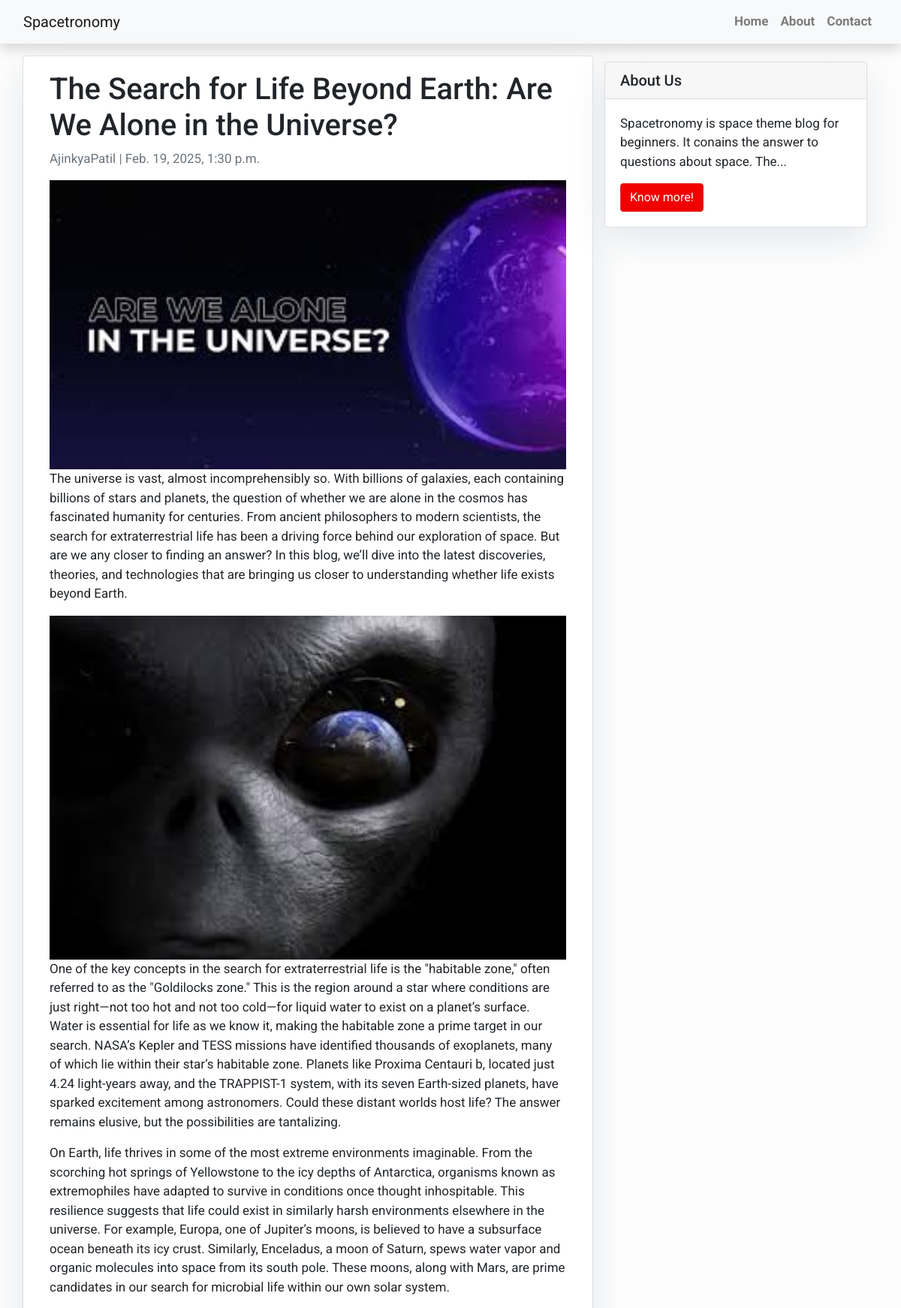
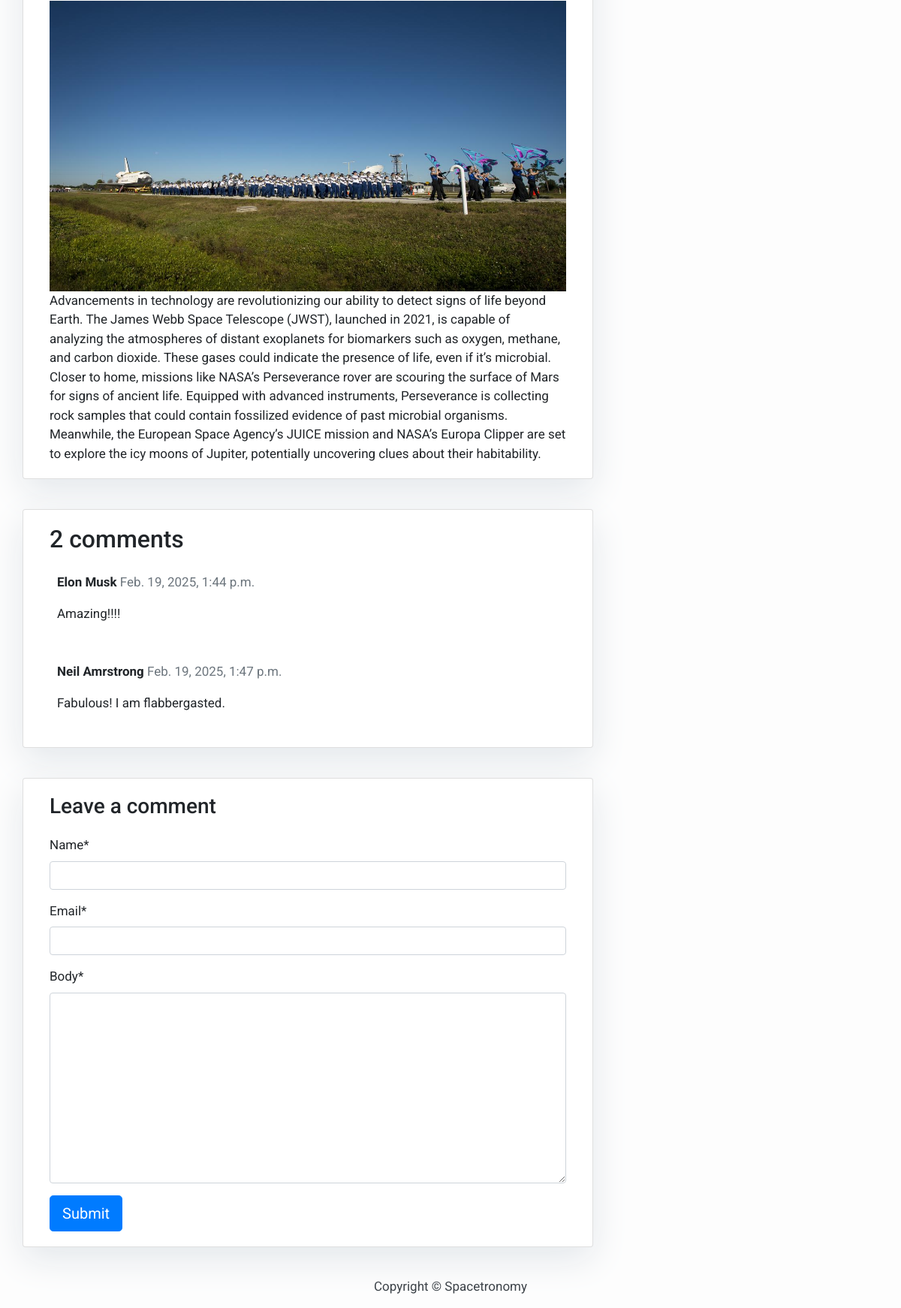
The app's page /the-search-for-life-beyond-earth-are-we-alone-in-the-universe/ with its own data (2 pictures, top to bottom).
### Spacetronomy/models.py (models this page shows, shortened)
class Post(models.Model):
    title = models.CharField(max_length=200, unique=True)
    header_image = models.ImageField(null=True, blank=True, upload_to="images/")
    slug = models.SlugField(max_length=200, unique=True)
    author = models.ForeignKey(User, on_delete= models.CASCADE,related_name='blog_posts')
    updated_on = models.DateTimeField(auto_now= True)
    content_1 = models.TextField()
    image_1 = models.ImageField(null=True, blank=True, upload_to="images/")
    content_2 = models.TextField(null = True, blank= True)
    image_2 = models.ImageField(null=True, blank=True, upload_to="images/")
    content_3= models.TextField(null=True, blank=True)
    image_3 = models.ImageField(null=True, blank=True, upload_to="images/")
    content_4=models.TextField(null=True, blank=True)
    created_on = models.DateTimeField(auto_now_add=True)
    status = models.IntegerField(choices=STATUS, default=0)
    class Meta:
        ordering = ['-created_on']

class Comment(models.Model):
    post = models.ForeignKey(Post, on_delete=models.CASCADE, related_name='comments')
    name = models.CharField(max_length=80)
    email = models.EmailField()
    body = models.TextField()
    created_on = models.DateTimeField(auto_now_add=True)
    active = models.BooleanField(default=False)
    class Meta:
        ordering = ['created_on']

### Spacetronomy/views.py (the view)
# urls.py: path('<slug:slug>/', views.post_detail, name='post_detail'),
def post_detail(request, slug):
    template_name = 'post_detail.html'
    post = get_object_or_404(Post, slug=slug)
    comments = post.comments.all()
    new_comment = None
    if request.method == 'POST':
        comment_form = CommentForm(data=request.POST)
        if comment_form.is_valid():
            new_comment = comment_form.save(commit=False)
            new_comment.post = post
            new_comment.save()
    else:
        comment_form = CommentForm()
    return render(request, template_name, {'post': post,
                                           'comments': comments,
                                           'new_comment': new_comment,
                                           'comment_form': comment_form})

### Spacetronomy/forms.py
class CommentForm(forms.ModelForm):
    class Meta:
        model = Comment
        fields = ('name', 'email', 'body')

### templates/post_detail.html (shortened to what this page needs)
{% extends 'base.html' %} {% block content %}
{% load crispy_forms_tags %}
<div class="container">
  <div class="row">
    <div class="col-md-8 card mb-4  mt-3 left  top">
      <div class="card-body">
        <h1>{% block title %} {{ post.title }} {% endblock title %}</h1>
        <p class=" text-muted">{{ post.author }} | {{ post.created_on }}</p>
{% if post.header_image %}
    <img src="{{post.header_image.url}}" class="responsive">
{% endif %}
        <p class="card-text ">{{ post.content_1 | safe }}</p>
{% if post.image_1 %}
    <img src="{{post.image_1.url}}" class="responsive">
{% endif %}
{%if post.content_2 %}
    <p class="card-text ">{{ post.content_2 | safe }}</p>
{% endif %}
{%if post.content_3 %}
    <p class="card-text ">{{ post.content_3 | safe }}</p>
{% endif %}
{% if post.image_3 %}
    <img src="{{post.image_3.url}}" class="responsive">
{% endif %}
{%if post.content_3 %}
    <p class="card-text ">{{ post.content_4 | safe }}</p>
{% endif %}
      </div>
    </div>
    {% block sidebar %} {% include 'sidebar.html' %} {% endblock sidebar %}
    <div class="col-md-8 card mb-4  mt-3 ">
      <div class="card-body">
        {% with comments.count as total_comments %}
        <h2>{{ total_comments }} comments</h2>
          {% endwith %} {% for comment in comments %}
        <div class="comments" style="padding: 10px;">
          <p class="font-weight-bold">
            {{ comment.name }}
            <span class=" text-muted font-weight-normal">
              {{ comment.created_on }}
            </span>
          </p>
          {{ comment.body | linebreaks }}
        </div>
        {% endfor %}
      </div>
    </div>
    <div class="col-md-8 card mb-4  mt-3 ">
      <div class="card-body">
        {% if new_comment %}
        <div class="alert alert-success" role="alert">
          Comment added!
        </div>
        {% else %}
        <h3>Leave a comment</h3>
        <form method="post" style="margin-top: 1.3em;">
          {{ comment_form | crispy }}
          <button type="submit" class="btn btn-primary  btn-lg">Submit</button>
        </form>
        {% endif %}
      </div>
    </div>
  </div>
</div>
{% endblock content %}

### templates/base.html (shortened to what this page needs)
<!DOCTYPE html>
<html>
  <head>
     <link href="https://cdn.jsdelivr.net/npm/bootstrap@5.0.1/dist/css/bootstrap.min.css" rel="stylesheet">
    <link
      rel="stylesheet"
      href="https://maxcdn.bootstrapcdn.com/bootstrap/4.0.0/css/bootstrap.min.css"
    />
  </head>
<body>
   <nav class="navbar navbar-expand-lg navbar-light bg-light shadow" id="mainNav">
                <div class="container-fluid">
                    <a class="navbar-brand" href="{% url 'home' %}">Spacetronomy</a>
                    <div class="collapse navbar-collapse" id="navbarResponsive">
                        <ul class="navbar-nav ml-auto">
                           <li class="nav-item text-black">
                                <a class="nav-link text-black font-weight-bold" href="/">Home</a>
                            </li>
                            <li class="nav-item text-black">
                                <a class="nav-link text-black font-weight-bold" href="/about">About</a>
                            </li>
                            <li class="nav-item text-black">
                                <a class="nav-link text-black font-weight-bold" href="/contact">Contact</a>
                            </li>
                        </ul>
                    </div>
                </div>
            </nav>
            {% block content %}{% endblock content %}
    <footer class="py-3 bg-grey">
              <p class="m-0 text-dark text-center ">Copyright &copy; Spacetronomy</p>
    </footer>
   </body>
  </body>
</html>

### templates/sidebar.html (shortened to what this page needs)
{% block sidebar %}
<div class="col-md-4 float-right ">
<div class="card my-4">
        <h5 class="card-header">About Us</h5>
    <div class="card-body">
        <p class="card-text"> Spacetronomy is space theme blog for beginners. It conains the answer to questions about space. The...</p>
        <a href="/about"
           class="btn btn-danger">Know more!</a>
    </div>
</div>
</div>
{% endblock sidebar %}

### templates/base.html (style rules this page uses)
body { font-family: "Roboto", sans-serif; font-size: 17px; background-color: #fdfdfd; }
.shadow { box-shadow: 0 4px 2px -2px rgba(0,0,0,0.1); }
.btn-danger { color: #fff; background-color: #f00000; border-color: #dc281e; }
.responsive { width: 100%; height: auto; }

### templates/sidebar.html (style rules this page uses)
.card { box-shadow: 0 16px 48px #E3E7EB; align-content: right; }

### records on screen
Post: title "The Search for Life Beyond Earth: Are We Alone in the Universe?", author "AjinkyaPatil", created_on "Feb. 19, 2025, 1:30 p.m.", header_image (picture), content_1 "The universe is vast, almost incomprehensibly so. With billions of galaxies, each containing billions of stars and planets, the question of whether we are alone in the cosmos has fascinated humanity for centuries. From ancient philosophers to modern scientists, the search for extraterrestrial life has been a driving force behind our exploration of space. But are we any closer to finding an answer? In this blog, we’ll dive into the latest discoveries, theories, and technologies that are bringing us closer to understanding whether life exists beyond Earth.", image_1 (picture), content_2 "One of the key concepts in the search for extraterrestrial life is the \"habitable zone,\" often referred to as the \"Goldilocks zone.\" This is the region around a star where conditions are just right—not too hot and not too cold—for liquid water to exist on a planet’s surface. Water is essential for life as we know it, making the habitable zone a prime target in our search. NASA’s Kepler and TESS missions have identified thousands of exoplanets, many of which lie within their star’s habitable zone. Planets like Proxima Centauri b, located just 4.24 light-years away, and the TRAPPIST-1 system, with its seven Earth-sized planets, have sparked excitement among astronomers. Could these distant…", content_3 "On Earth, life thrives in some of the most extreme environments imaginable. From the scorching hot springs of Yellowstone to the icy depths of Antarctica, organisms known as extremophiles have adapted to survive in conditions once thought inhospitable. This resilience suggests that life could exist in similarly harsh environments elsewhere in the universe. For example, Europa, one of Jupiter’s moons, is believed to have a subsurface ocean beneath its icy crust. Similarly, Enceladus, a moon of Saturn, spews water vapor and organic molecules into space from its south pole. These moons, along with Mars, are prime candidates in our search for microbial life within our own solar system.", image_3 (picture), content_4 "Advancements in technology are revolutionizing our ability to detect signs of life beyond Earth. The James Webb Space Telescope (JWST), launched in 2021, is capable of analyzing the atmospheres of distant exoplanets for biomarkers such as oxygen, methane, and carbon dioxide. These gases could indicate the presence of life, even if it’s microbial. Closer to home, missions like NASA’s Perseverance rover are scouring the surface of Mars for signs of ancient life. Equipped with advanced instruments, Perseverance is collecting rock samples that could contain fossilized evidence of past microbial organisms. Meanwhile, the European Space Agency’s JUICE mission and NASA’s Europa Clipper are set to…"
Comment: name "Elon Musk", created_on "Feb. 19, 2025, 1:44 p.m.", body "Amazing!!!!"
Comment: name "Neil Amrstrong", created_on "Feb. 19, 2025, 1:47 p.m.", body "Fabulous! I am flabbergasted."

### other values on screen
{{ total_comments }} "2"
